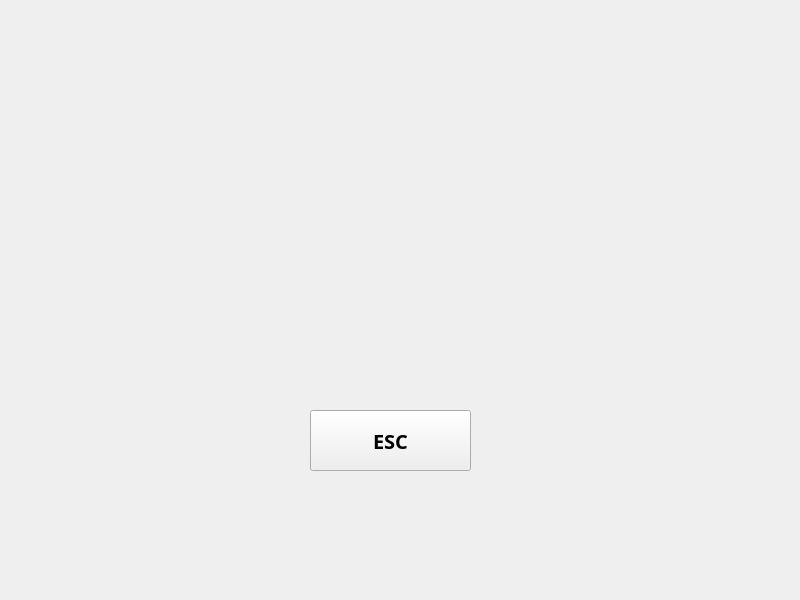
<?xml version="1.0" encoding="UTF-8"?>
<ui version="4.0">
 <class>Widget</class>
 <widget class="QWidget" name="Widget">
  <property name="geometry">
   <rect>
    <x>0</x>
    <y>0</y>
    <width>800</width>
    <height>600</height>
   </rect>
  </property>
  <property name="windowTitle">
   <string>Widget</string>
  </property>
  <widget class="QStackedWidget" name="stackedWidget">
   <property name="geometry">
    <rect>
     <x>0</x>
     <y>0</y>
     <width>801</width>
     <height>601</height>
    </rect>
   </property>
   <property name="font">
    <font>
     <family>Franklin Gothic Demi Cond</family>
    </font>
   </property>
   <property name="currentIndex">
    <number>2</number>
   </property>
   <widget class="QWidget" name="welcome_page">
    <widget class="QLabel" name="label">
     <property name="geometry">
      <rect>
       <x>0</x>
       <y>0</y>
       <width>801</width>
       <height>601</height>
      </rect>
     </property>
     <property name="text">
      <string/>
     </property>
    </widget>
    <widget class="QPushButton" name="aButton">
     <property name="geometry">
      <rect>
       <x>270</x>
       <y>540</y>
       <width>211</width>
       <height>50</height>
      </rect>
     </property>
     <property name="minimumSize">
      <size>
       <width>0</width>
       <height>50</height>
      </size>
     </property>
     <property name="text">
      <string>点   击  进   入</string>
     </property>
    </widget>
   </widget>
   <widget class="QWidget" name="operator_page">
    <widget class="QPushButton" name="connect_btn">
     <property name="geometry">
      <rect>
       <x>520</x>
       <y>320</y>
       <width>121</width>
       <height>31</height>
      </rect>
     </property>
     <property name="font">
      <font>
       <family>Adobe Hebrew</family>
      </font>
     </property>
     <property name="text">
      <string>连 接 小 车</string>
     </property>
    </widget>
    <widget class="QLabel" name="ip_label">
     <property name="geometry">
      <rect>
       <x>260</x>
       <y>180</y>
       <width>72</width>
       <height>15</height>
      </rect>
     </property>
     <property name="font">
      <font>
       <family>Adobe Hebrew</family>
       <pointsize>13</pointsize>
       <weight>75</weight>
       <bold>true</bold>
      </font>
     </property>
     <property name="contextMenuPolicy">
      <enum>Qt::PreventContextMenu</enum>
     </property>
     <property name="text">
      <string>IP:</string>
     </property>
    </widget>
    <widget class="QLabel" name="port_label">
     <property name="geometry">
      <rect>
       <x>260</x>
       <y>240</y>
       <width>71</width>
       <height>16</height>
      </rect>
     </property>
     <property name="font">
      <font>
       <family>Adobe Hebrew</family>
       <pointsize>12</pointsize>
       <weight>75</weight>
       <bold>true</bold>
      </font>
     </property>
     <property name="text">
      <string>PORT:</string>
     </property>
    </widget>
    <widget class="QLineEdit" name="ip_line_edit">
     <property name="geometry">
      <rect>
       <x>410</x>
       <y>170</y>
       <width>191</width>
       <height>41</height>
      </rect>
     </property>
     <property name="font">
      <font>
       <family>ESRI Pipeline US 1</family>
      </font>
     </property>
     <property name="frame">
      <bool>false</bool>
     </property>
    </widget>
    <widget class="QLineEdit" name="port_line_edit">
     <property name="geometry">
      <rect>
       <x>410</x>
       <y>230</y>
       <width>191</width>
       <height>41</height>
      </rect>
     </property>
     <property name="frame">
      <bool>false</bool>
     </property>
    </widget>
    <widget class="QLabel" name="on_time_label">
     <property name="geometry">
      <rect>
       <x>520</x>
       <y>30</y>
       <width>251</width>
       <height>31</height>
      </rect>
     </property>
     <property name="font">
      <font>
       <family>Franklin Gothic Demi Cond</family>
       <pointsize>10</pointsize>
      </font>
     </property>
     <property name="frameShape">
      <enum>QFrame::NoFrame</enum>
     </property>
     <property name="text">
      <string/>
     </property>
    </widget>
    <widget class="QPushButton" name="bButton">
     <property name="geometry">
      <rect>
       <x>680</x>
       <y>560</y>
       <width>121</width>
       <height>41</height>
      </rect>
     </property>
     <property name="font">
      <font>
       <family>Adobe Hebrew</family>
       <pointsize>13</pointsize>
       <weight>75</weight>
       <bold>true</bold>
      </font>
     </property>
     <property name="text">
      <string>MODE</string>
     </property>
    </widget>
    <widget class="QLabel" name="signin_label">
     <property name="geometry">
      <rect>
       <x>200</x>
       <y>130</y>
       <width>441</width>
       <height>181</height>
      </rect>
     </property>
     <property name="frameShape">
      <enum>QFrame::Box</enum>
     </property>
     <property name="lineWidth">
      <number>2</number>
     </property>
     <property name="text">
      <string/>
     </property>
    </widget>
    <widget class="QLabel" name="flower_label">
     <property name="geometry">
      <rect>
       <x>0</x>
       <y>0</y>
       <width>801</width>
       <height>601</height>
      </rect>
     </property>
     <property name="frameShape">
      <enum>QFrame::NoFrame</enum>
     </property>
     <property name="text">
      <string/>
     </property>
    </widget>
    <zorder>flower_label</zorder>
    <zorder>on_time_label</zorder>
    <zorder>bButton</zorder>
    <zorder>signin_label</zorder>
    <zorder>ip_label</zorder>
    <zorder>port_label</zorder>
    <zorder>ip_line_edit</zorder>
    <zorder>port_line_edit</zorder>
    <zorder>connect_btn</zorder>
   </widget>
   <widget class="QWidget" name="page">
    <widget class="QStackedWidget" name="stackedWidget_2">
     <property name="geometry">
      <rect>
       <x>10</x>
       <y>10</y>
       <width>801</width>
       <height>591</height>
      </rect>
     </property>
     <property name="currentIndex">
      <number>0</number>
     </property>
     <widget class="QWidget" name="page_2">
      <widget class="QPushButton" name="stop_btn">
       <property name="geometry">
        <rect>
         <x>500</x>
         <y>180</y>
         <width>221</width>
         <height>201</height>
        </rect>
       </property>
       <property name="text">
        <string/>
       </property>
       <property name="flat">
        <bool>true</bool>
       </property>
      </widget>
      <widget class="QPushButton" name="backward_btn">
       <property name="geometry">
        <rect>
         <x>150</x>
         <y>360</y>
         <width>71</width>
         <height>61</height>
        </rect>
       </property>
       <property name="text">
        <string/>
       </property>
       <property name="flat">
        <bool>true</bool>
       </property>
      </widget>
      <widget class="QPushButton" name="left_btn">
       <property name="geometry">
        <rect>
         <x>70</x>
         <y>280</y>
         <width>71</width>
         <height>61</height>
        </rect>
       </property>
       <property name="text">
        <string/>
       </property>
       <property name="flat">
        <bool>true</bool>
       </property>
      </widget>
      <widget class="QPushButton" name="forward_btn">
       <property name="geometry">
        <rect>
         <x>150</x>
         <y>190</y>
         <width>71</width>
         <height>61</height>
        </rect>
       </property>
       <property name="text">
        <string/>
       </property>
       <property name="flat">
        <bool>true</bool>
       </property>
      </widget>
      <widget class="QPushButton" name="right_btn">
       <property name="geometry">
        <rect>
         <x>240</x>
         <y>270</y>
         <width>71</width>
         <height>61</height>
        </rect>
       </property>
       <property name="text">
        <string/>
       </property>
       <property name="flat">
        <bool>true</bool>
       </property>
      </widget>
      <widget class="QPushButton" name="cButton">
       <property name="geometry">
        <rect>
         <x>300</x>
         <y>400</y>
         <width>161</width>
         <height>61</height>
        </rect>
       </property>
       <property name="font">
        <font>
         <family>Adobe Hebrew</family>
         <pointsize>15</pointsize>
         <weight>75</weight>
         <bold>true</bold>
        </font>
       </property>
       <property name="text">
        <string>ESC</string>
       </property>
      </widget>
      <widget class="QLabel" name="back_label">
       <property name="geometry">
        <rect>
         <x>-9</x>
         <y>-6</y>
         <width>801</width>
         <height>601</height>
        </rect>
       </property>
       <property name="text">
        <string/>
       </property>
      </widget>
      <zorder>back_label</zorder>
      <zorder>stop_btn</zorder>
      <zorder>backward_btn</zorder>
      <zorder>left_btn</zorder>
      <zorder>forward_btn</zorder>
      <zorder>right_btn</zorder>
      <zorder>cButton</zorder>
     </widget>
     <widget class="QWidget" name="page_3"/>
    </widget>
   </widget>
  </widget>
 </widget>
 <resources/>
 <connections/>
</ui>
